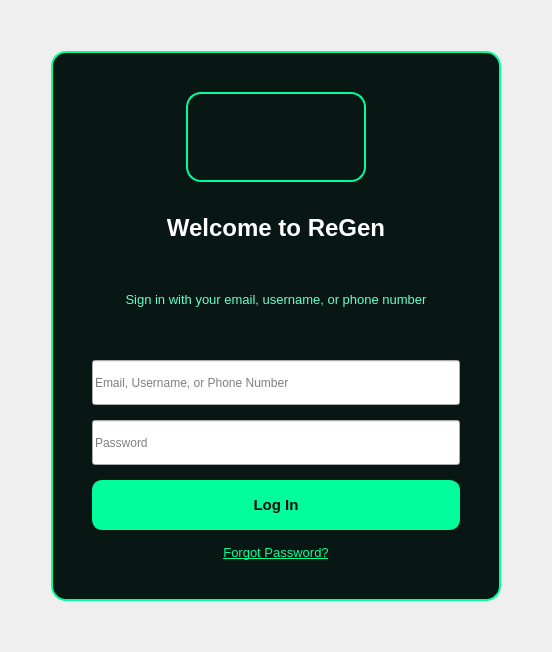
    <widget class="QWidget" name="connection">
     <layout class="QVBoxLayout" name="loginLayout">
      <item>
       <spacer name="verticalSpacer_login1">
        <property name="orientation">
         <enum>Qt::Orientation::Vertical</enum>
        </property>
        <property name="sizeHint" stdset="0">
         <size>
          <width>20</width>
          <height>40</height>
         </size>
        </property>
       </spacer>
      </item>
      <item>
       <layout class="QHBoxLayout" name="loginCenterLayout">
        <item>
         <spacer name="horizontalSpacer_login1">
          <property name="orientation">
           <enum>Qt::Orientation::Horizontal</enum>
          </property>
          <property name="sizeHint" stdset="0">
           <size>
            <width>40</width>
            <height>20</height>
           </size>
          </property>
         </spacer>
        </item>
        <item>
         <widget class="QFrame" name="loginFrame">
          <property name="minimumSize">
           <size>
            <width>450</width>
            <height>550</height>
           </size>
          </property>
          <property name="maximumSize">
           <size>
            <width>450</width>
            <height>550</height>
           </size>
          </property>
          <property name="styleSheet">
           <string notr="true">QFrame {
    background-color: #081713;
    border: 2px solid #00ff9c;
    border-radius: 15px;
    padding: 30px;
}</string>
          </property>
          <layout class="QVBoxLayout" name="loginFormLayout">
           <property name="spacing">
            <number>15</number>
           </property>
           <item>
            <layout class="QHBoxLayout" name="logoContainerLayout">
             <item>
              <spacer name="horizontalSpacer_logoLeft">
               <property name="orientation">
                <enum>Qt::Orientation::Horizontal</enum>
               </property>
               <property name="sizeHint" stdset="0">
                <size>
                 <width>0</width>
                 <height>0</height>
                </size>
               </property>
              </spacer>
             </item>
             <item>
              <widget class="QLabel" name="loginLogo">
               <property name="minimumSize">
                <size>
                 <width>180</width>
                 <height>90</height>
                </size>
               </property>
               <property name="maximumSize">
                <size>
                 <width>180</width>
                 <height>90</height>
                </size>
               </property>
               <property name="text">
                <string/>
               </property>
               <property name="pixmap">
                <pixmap resource="resource.qrc">:/image/images/logo.png</pixmap>
               </property>
               <property name="scaledContents">
                <bool>false</bool>
               </property>
               <property name="alignment">
                <set>Qt::AlignmentFlag::AlignCenter</set>
               </property>
              </widget>
             </item>
             <item>
              <spacer name="horizontalSpacer_logoRight">
               <property name="orientation">
                <enum>Qt::Orientation::Horizontal</enum>
               </property>
               <property name="sizeHint" stdset="0">
                <size>
                 <width>0</width>
                 <height>0</height>
                </size>
               </property>
              </spacer>
             </item>
            </layout>
           </item>
           <item>
            <widget class="QLabel" name="loginTitle">
             <property name="styleSheet">
              <string notr="true">QLabel {
    font-size: 24px;
    font-weight: 700;
    color: #ffffff;
    background: transparent;
    border: none;
    padding: 10px 0px;
}</string>
             </property>
             <property name="text">
              <string>Welcome to ReGen</string>
             </property>
             <property name="alignment">
              <set>Qt::AlignmentFlag::AlignCenter</set>
             </property>
            </widget>
           </item>
           <item>
            <widget class="QLabel" name="loginSubtitle">
             <property name="styleSheet">
              <string notr="true">QLabel {
    font-size: 13px;
    color: #66ffcc;
    background: transparent;
    border: none;
    padding: 0px 20px 10px 20px;
}</string>
             </property>
             <property name="text">
              <string>Sign in with your email, username, or phone number</string>
             </property>
             <property name="alignment">
              <set>Qt::AlignmentFlag::AlignCenter</set>
             </property>
             <property name="wordWrap">
              <bool>true</bool>
             </property>
            </widget>
           </item>
           <item>
            <spacer name="verticalSpacer_login2">
             <property name="orientation">
              <enum>Qt::Orientation::Vertical</enum>
             </property>
             <property name="sizeType">
              <enum>QSizePolicy::Policy::Fixed</enum>
             </property>
             <property name="sizeHint" stdset="0">
              <size>
               <width>20</width>
               <height>10</height>
              </size>
             </property>
            </spacer>
           </item>
           <item>
            <widget class="QLineEdit" name="loginUsername">
             <property name="minimumSize">
              <size>
               <width>0</width>
               <height>45</height>
              </size>
             </property>
             <property name="placeholderText">
              <string>Email, Username, or Phone Number</string>
             </property>
            </widget>
           </item>
           <item>
            <widget class="QLineEdit" name="loginPassword">
             <property name="minimumSize">
              <size>
               <width>0</width>
               <height>45</height>
              </size>
             </property>
             <property name="echoMode">
              <enum>QLineEdit::EchoMode::Password</enum>
             </property>
             <property name="placeholderText">
              <string>Password</string>
             </property>
            </widget>
           </item>
           <item>
            <widget class="QPushButton" name="btnLogin">
             <property name="minimumSize">
              <size>
               <width>0</width>
               <height>50</height>
              </size>
             </property>
             <property name="styleSheet">
              <string notr="true">QPushButton {
    background-color: #00ff9c;
    border: 1px solid #00ff9c;
    border-radius: 10px;
    padding: 12px 20px;
    color: #050d0a;
    font-weight: 600;
    font-size: 15px;
}

QPushButton:hover {
    background-color: #33ffcc;
}</string>
             </property>
             <property name="text">
              <string>Log In</string>
             </property>
            </widget>
           </item>
           <item>
            <widget class="QPushButton" name="btnForgotPassword">
             <property name="styleSheet">
              <string notr="true">QPushButton {
    background-color: transparent;
    border: none;
    color: #00ff9c;
    text-decoration: underline;
    font-size: 13px;
}

QPushButton:hover {
    color: #33ffcc;
}</string>
             </property>
             <property name="text">
              <string>Forgot Password?</string>
             </property>
            </widget>
           </item>
          </layout>
         </widget>
        </item>
        <item>
         <spacer name="horizontalSpacer_login2">
          <property name="orientation">
           <enum>Qt::Orientation::Horizontal</enum>
          </property>
          <property name="sizeHint" stdset="0">
           <size>
            <width>40</width>
            <height>20</height>
           </size>
          </property>
         </spacer>
        </item>
       </layout>
      </item>
      <item>
       <spacer name="verticalSpacer_login3">
        <property name="orientation">
         <enum>Qt::Orientation::Vertical</enum>
        </property>
        <property name="sizeHint" stdset="0">
         <size>
          <width>20</width>
          <height>40</height>
         </size>
        </property>
       </spacer>
      </item>
     </layout>
    </widget>
